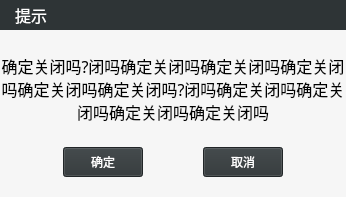
<?xml version="1.0" encoding="UTF-8"?>
<ui version="4.0">
 <class>CMessageBox</class>
 <widget class="QDialog" name="CMessageBox">
  <property name="geometry">
   <rect>
    <x>0</x>
    <y>0</y>
    <width>346</width>
    <height>197</height>
   </rect>
  </property>
  <property name="windowTitle">
   <string>提示</string>
  </property>
  <property name="styleSheet">
   <string notr="true"/>
  </property>
  <layout class="QVBoxLayout" name="verticalLayout">
   <property name="spacing">
    <number>0</number>
   </property>
   <property name="leftMargin">
    <number>0</number>
   </property>
   <property name="topMargin">
    <number>0</number>
   </property>
   <property name="rightMargin">
    <number>0</number>
   </property>
   <property name="bottomMargin">
    <number>0</number>
   </property>
   <item>
    <widget class="QWidget" name="widget_4" native="true">
     <property name="styleSheet">
      <string notr="true"/>
     </property>
     <layout class="QVBoxLayout" name="verticalLayout_2" stretch="0,0">
      <property name="spacing">
       <number>0</number>
      </property>
      <property name="leftMargin">
       <number>0</number>
      </property>
      <property name="topMargin">
       <number>0</number>
      </property>
      <property name="rightMargin">
       <number>0</number>
      </property>
      <property name="bottomMargin">
       <number>0</number>
      </property>
      <item>
       <widget class="QWidget" name="widget1" native="true">
        <property name="styleSheet">
         <string notr="true">background-color: rgb(46, 52, 54);</string>
        </property>
        <layout class="QHBoxLayout" name="horizontalLayout">
         <property name="spacing">
          <number>0</number>
         </property>
         <property name="leftMargin">
          <number>15</number>
         </property>
         <property name="topMargin">
          <number>3</number>
         </property>
         <property name="rightMargin">
          <number>5</number>
         </property>
         <property name="bottomMargin">
          <number>3</number>
         </property>
         <item>
          <widget class="QLabel" name="labeltitle">
           <property name="font">
            <font>
             <family>思源黑体 CN</family>
             <pointsize>12</pointsize>
            </font>
           </property>
           <property name="styleSheet">
            <string notr="true">color: rgb(255, 255, 255);</string>
           </property>
           <property name="text">
            <string>提示</string>
           </property>
          </widget>
         </item>
         <item>
          <spacer name="horizontalSpacer">
           <property name="orientation">
            <enum>Qt::Horizontal</enum>
           </property>
           <property name="sizeHint" stdset="0">
            <size>
             <width>434</width>
             <height>20</height>
            </size>
           </property>
          </spacer>
         </item>
         <item>
          <widget class="QLabel" name="labelclose">
           <property name="text">
            <string/>
           </property>
           <property name="pixmap">
            <pixmap>:/image/src/icon/login_close.png</pixmap>
           </property>
          </widget>
         </item>
        </layout>
       </widget>
      </item>
      <item>
       <widget class="QWidget" name="widget_3" native="true">
        <property name="styleSheet">
         <string notr="true"/>
        </property>
        <layout class="QVBoxLayout" name="verticalLayout_3" stretch="1,0">
         <property name="spacing">
          <number>0</number>
         </property>
         <property name="leftMargin">
          <number>0</number>
         </property>
         <property name="topMargin">
          <number>0</number>
         </property>
         <property name="rightMargin">
          <number>0</number>
         </property>
         <property name="bottomMargin">
          <number>0</number>
         </property>
         <item>
          <widget class="QLabel" name="labelmsg">
           <property name="font">
            <font>
             <family>Microsoft YaHei</family>
             <pointsize>12</pointsize>
            </font>
           </property>
           <property name="styleSheet">
            <string notr="true">background-color:#F6F6F6;
</string>
           </property>
           <property name="text">
            <string>确定关闭吗?闭吗确定关闭吗确定关闭吗确定关闭吗确定关闭吗确定关闭吗?闭吗确定关闭吗确定关闭吗确定关闭吗确定关闭吗</string>
           </property>
           <property name="alignment">
            <set>Qt::AlignCenter</set>
           </property>
           <property name="wordWrap">
            <bool>true</bool>
           </property>
           <property name="margin">
            <number>20</number>
           </property>
          </widget>
         </item>
         <item>
          <widget class="QWidget" name="widget_2" native="true">
           <property name="styleSheet">
            <string notr="true">background-color: #F6F6F6;
</string>
           </property>
           <layout class="QHBoxLayout" name="horizontalLayout_2">
            <property name="spacing">
             <number>60</number>
            </property>
            <property name="leftMargin">
             <number>0</number>
            </property>
            <property name="topMargin">
             <number>0</number>
            </property>
            <property name="rightMargin">
             <number>0</number>
            </property>
            <property name="bottomMargin">
             <number>20</number>
            </property>
            <item>
             <spacer name="horizontalSpacer_2">
              <property name="orientation">
               <enum>Qt::Horizontal</enum>
              </property>
              <property name="sizeHint" stdset="0">
               <size>
                <width>40</width>
                <height>20</height>
               </size>
              </property>
             </spacer>
            </item>
            <item>
             <widget class="QPushButton" name="btnOk">
              <property name="minimumSize">
               <size>
                <width>80</width>
                <height>30</height>
               </size>
              </property>
              <property name="maximumSize">
               <size>
                <width>80</width>
                <height>30</height>
               </size>
              </property>
              <property name="focusPolicy">
               <enum>Qt::NoFocus</enum>
              </property>
              <property name="styleSheet">
               <string notr="true">background-color: rgb(46, 52, 54);
color:#FFFFFF</string>
              </property>
              <property name="text">
               <string>确定</string>
              </property>
             </widget>
            </item>
            <item>
             <widget class="QPushButton" name="btnCancel">
              <property name="minimumSize">
               <size>
                <width>80</width>
                <height>30</height>
               </size>
              </property>
              <property name="maximumSize">
               <size>
                <width>80</width>
                <height>30</height>
               </size>
              </property>
              <property name="focusPolicy">
               <enum>Qt::NoFocus</enum>
              </property>
              <property name="styleSheet">
               <string notr="true">background-color: rgb(46, 52, 54);
color:#FFFFFF</string>
              </property>
              <property name="text">
               <string>取消</string>
              </property>
             </widget>
            </item>
            <item>
             <spacer name="horizontalSpacer_3">
              <property name="orientation">
               <enum>Qt::Horizontal</enum>
              </property>
              <property name="sizeHint" stdset="0">
               <size>
                <width>40</width>
                <height>20</height>
               </size>
              </property>
             </spacer>
            </item>
           </layout>
          </widget>
         </item>
        </layout>
       </widget>
      </item>
     </layout>
    </widget>
   </item>
  </layout>
 </widget>
 <resources/>
 <connections/>
</ui>
